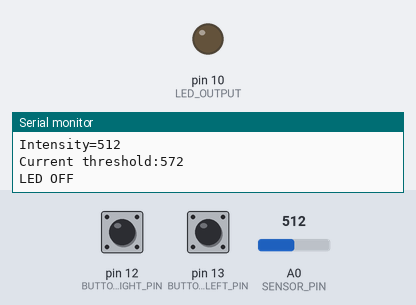
The sketch below on a simulated Arduino Uno, built with avr-gcc and run on an emulated ATmega328P. Shown: output pins drawn as LEDs (lit = HIGH), the last lines printed to the serial monitor. The inputs (shaded band) are chosen by the test bench; at power-on: A0 (SENSOR_PIN) = 512, pin 12 (BUTTON_RIGHT_PIN) LOW, pin 13 (BUTTON_LEFT_PIN) LOW.

Above: at 1.2 s.
1.3 s: A0 (SENSOR_PIN) set to 556
2.8 s: A0 (SENSOR_PIN) set to 581
At 3.2 s:
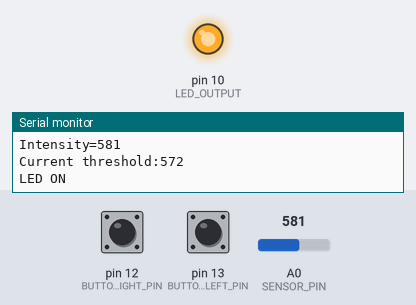
4.3 s: A0 (SENSOR_PIN) set to 562
At 5.3 s:
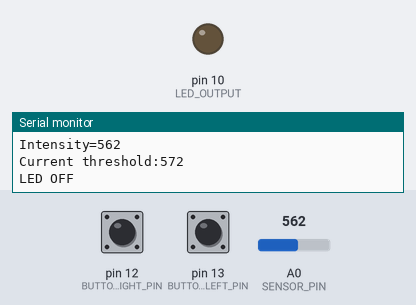
6.0 s: A0 (SENSOR_PIN) set to 582
At 7.4 s:
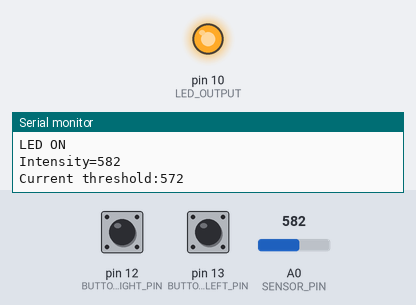
Timing chart, 0 to 8.8 s (numbered marks = the images above; inputs shaded):
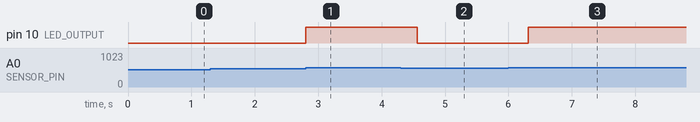

The sketch:

main.ino
```cpp
#define ARRAY_SIZE(x) (sizeof(x) / sizeof((x)[0]))

template <typename T> T CLAMP(const T& value, const T& low, const T& high)
{
  return value < low ? low : (value > high ? high : value);
}

const int8_t SENSOR_PIN = A0;
//const int8_t SENSOR_PIN = 8;
const int8_t LED_OUTPUT = 10;
const int8_t BUTTON_RIGHT_PIN = 12;
const int8_t BUTTON_LEFT_PIN = 13;

const int16_t MAX_THRESHOLD = 590;
const int16_t MIN_THRESHOLD = 500;

int16_t currentThreshold = 572;

int button_right = 0;
int button_left = 0;

void setup() {
  // put your setup code here, to run once:
  pinMode(LED_OUTPUT, OUTPUT);
  pinMode(SENSOR_PIN, INPUT_PULLUP);
  //pinMode(SENSOR_PIN, INPUT);

  // button
  pinMode(BUTTON_RIGHT_PIN, INPUT);
  pinMode(BUTTON_LEFT_PIN, INPUT);

  Serial.begin(9600);
}


void loop() {
  // put your main code here, to run repeatedly:
  int temp = analogRead(SENSOR_PIN);
  //int temp = digitalRead(SENSOR_PIN);
  button_right = digitalRead(BUTTON_RIGHT_PIN);
  button_left  = digitalRead(BUTTON_LEFT_PIN);

  Serial.print(F("Intensity="));
  Serial.print(temp);
  Serial.print(F("\n"));

  if (button_right == HIGH){
    currentThreshold = CLAMP<int16_t>(currentThreshold + 5,MIN_THRESHOLD,MAX_THRESHOLD );
  }
  if (button_left == HIGH){
    currentThreshold = CLAMP<int16_t>(currentThreshold - 5,MIN_THRESHOLD,MAX_THRESHOLD );
  }

  Serial.print(F("Current threshold:"));
  Serial.print(currentThreshold);
  Serial.print(F("\n"));

  if(temp >= currentThreshold){
    digitalWrite(LED_OUTPUT, HIGH);
    Serial.print(F("LED ON\n"));
  } else {
    digitalWrite(LED_OUTPUT, LOW);
     Serial.print(F("LED OFF\n"));
  }

  delay(350);

}
```

Measured:
- the behaviour switches between 571 and 572 on A0 (SENSOR_PIN) (found by bisection; images 0 and 1)
- after the input at 2.8 s, pin 10 (LED_OUTPUT): LOW → HIGH at once
- after the input at 4.3 s, pin 10 (LED_OUTPUT): HIGH → LOW after 0.26 s
- after the input at 6.0 s, pin 10 (LED_OUTPUT): LOW → HIGH after 0.31 s
